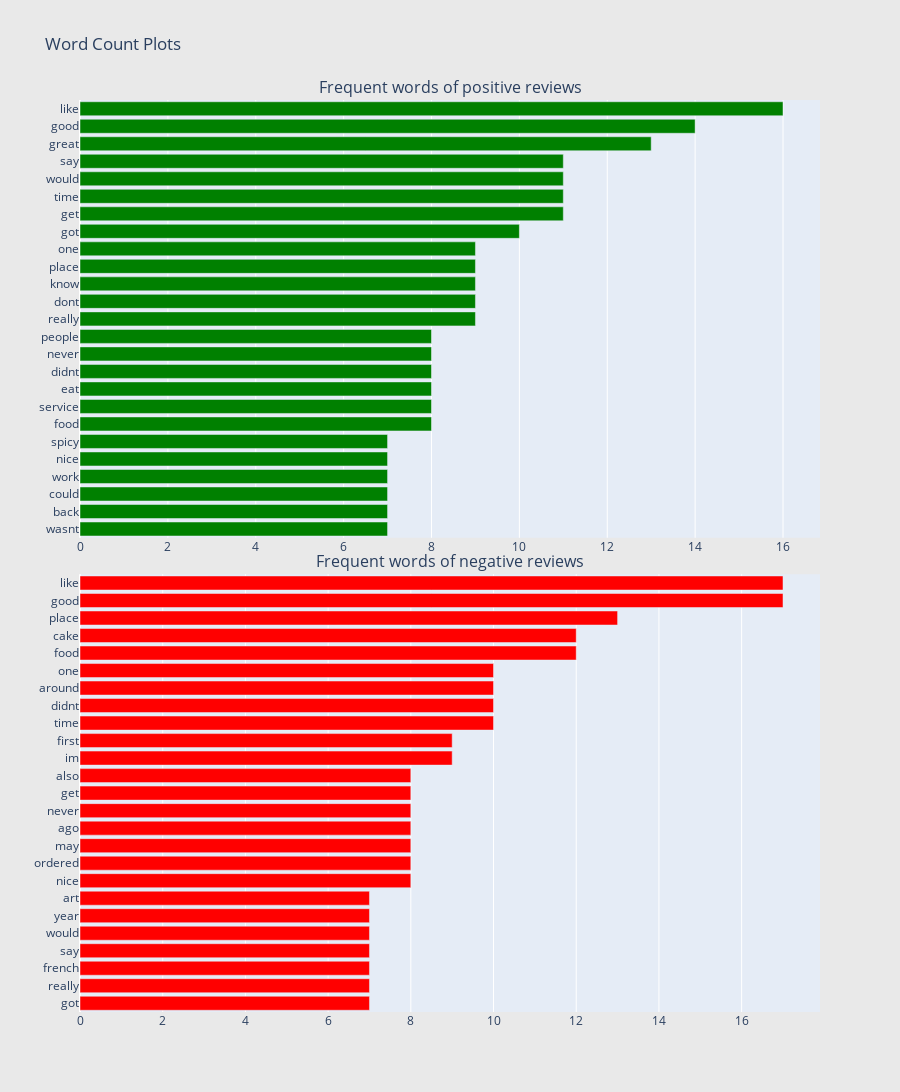

The code cell stored with this chart in its notebook:
### Code cell
#@title
configure_plotly_browser_state()
#Filtering data
review_pos = misclassified_text[misclassified_text["sentiment"]==2].dropna()
review_neg = misclassified_text[misclassified_text["sentiment"]==1].dropna()

## custom function for ngram generation ##
def generate_ngrams(text, n_gram=1):
  token = [token for token in text.lower().split(" ") if token != "" if token not in stop_words]
  ngrams = zip(*[token[i:] for i in range(n_gram)])
  return [" ".join(ngram) for ngram in ngrams]

## custom function for horizontal bar chart ##
def horizontal_bar_chart(df, color):
    trace = go.Bar(
        y=df["word"].values[::-1],
        x=df["wordcount"].values[::-1],
        showlegend=False,
        orientation = 'h',
        marker=dict(
            color=color,
        ),
    )
    return trace

## Get the bar chart from positive reviews ##
freq_dict = defaultdict(int)
for sent in review_pos["clean_text"]:
    for word in generate_ngrams(sent):
        freq_dict[word] += 1
fd_sorted = pd.DataFrame(sorted(freq_dict.items(), key=lambda x: x[1])[::-1])
fd_sorted.columns = ["word", "wordcount"]
trace0 = horizontal_bar_chart(fd_sorted.head(25), 'green')

## Get the bar chart from negative reviews ##
freq_dict = defaultdict(int)
for sent in review_neg["clean_text"]:
    for word in generate_ngrams(sent):
        freq_dict[word] += 1
fd_sorted = pd.DataFrame(sorted(freq_dict.items(), key=lambda x: x[1])[::-1])
fd_sorted.columns = ["word", "wordcount"]
trace2 = horizontal_bar_chart(fd_sorted.head(25), 'red')

# Creating two subplots
fig = tools.make_subplots(rows=2, cols=1, vertical_spacing=0.04,
                          subplot_titles=["Frequent words of positive reviews", "Frequent words of negative reviews"])
fig.append_trace(trace0, 1, 1)
fig.append_trace(trace2, 2, 1)
fig['layout'].update(height=1200, width=900, paper_bgcolor='rgb(233,233,233)', title="Word Count Plots")
iplot(fig, filename='word-plots')

### Figure 1 — Plotly figure (JSON) as saved in the notebook; plotly's stock layout.template omitted (floating-point values rounded to 4 significant figures)
{"data": [{"showlegend": false, "orientation": "h", "yaxis": "y", "y": ["wasnt", "back", "could", "work", "nice", "spicy", "food", "service", "eat", "didnt", "never", "people", "really", "dont", "know", "place", "one", "got", "get", "time", "would", "say", "great", "good", "like"], "xaxis": "x", "marker": {"color": "green"}, "x": [7, 7, 7, 7, 7, 7, 8, 8, 8, 8, 8, 8, 9, 9, 9, 9, 9, 10, 11, 11, 11, 11, 13, 14, 16], "type": "bar"}, {"showlegend": false, "orientation": "h", "yaxis": "y2", "y": ["got", "really", "french", "say", "would", "year", "art", "nice", "ordered", "may", "ago", "never", "get", "also", "im", "first", "time", "didnt", "around", "one", "food", "cake", "place", "good", "like"], "xaxis": "x2", "marker": {"color": "red"}, "x": [7, 7, 7, 7, 7, 7, 7, 8, 8, 8, 8, 8, 8, 8, 9, 9, 10, 10, 10, 10, 12, 12, 13, 17, 17], "type": "bar"}], "layout": {"xaxis": {"domain": [0, 1], "anchor": "y"}, "title": {"text": "Word Count Plots"}, "paper_bgcolor": "rgb(233,233,233)", "yaxis": {"domain": [0.52, 1], "anchor": "x"}, "xaxis2": {"domain": [0, 1], "anchor": "y2"}, "height": 1200, "width": 900, "yaxis2": {"domain": [0, 0.48], "anchor": "x2"}, "annotations": [{"yanchor": "bottom", "xref": "paper", "xanchor": "center", "yref": "paper", "text": "Frequent words of positive reviews", "y": 1, "x": 0.5, "font": {"size": 16}, "showarrow": false}, {"yanchor": "bottom", "xref": "paper", "xanchor": "center", "yref": "paper", "text": "Frequent words of negative reviews", "y": 0.48, "x": 0.5, "font": {"size": 16}, "showarrow": false}]}}
